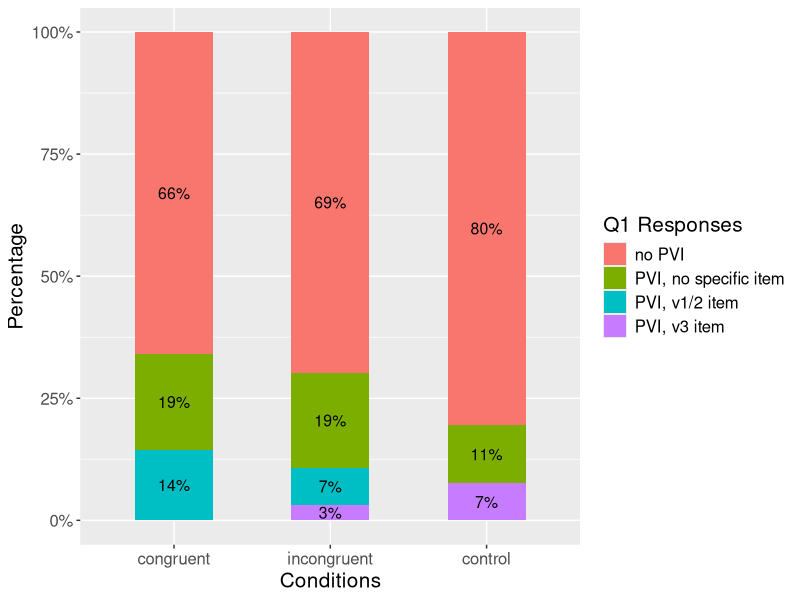
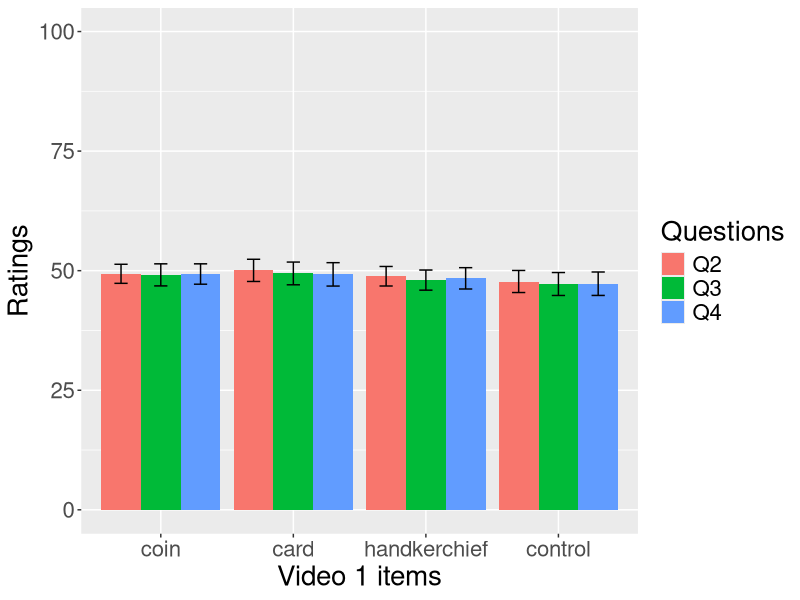
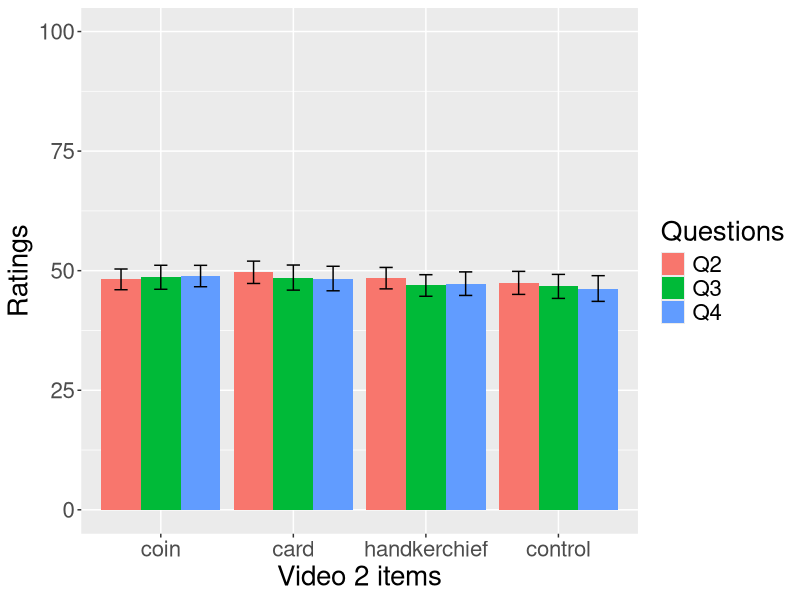
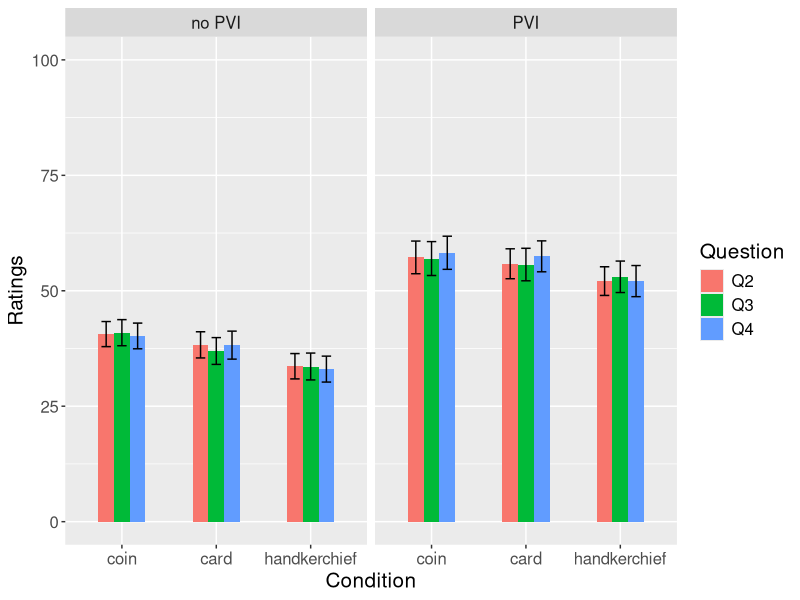
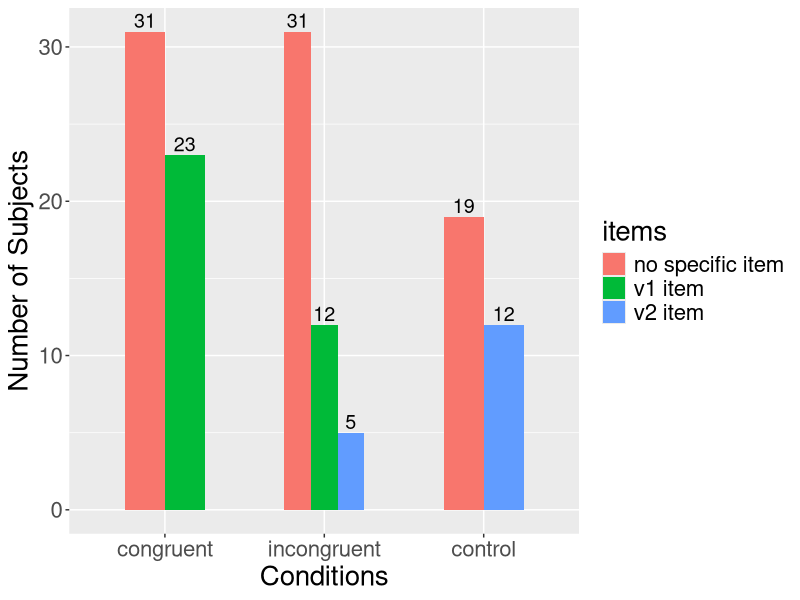

Recreate these plots in R, in order.
setwd("C:/Users/runha/OneDrive - University of Illinois - Urbana/Documents/MSPS/Psyc593DS/final_paper")
mydata = read.csv("Appendix II.csv")
mydata$PVI = with(mydata, ifelse(item_reported == 999,0,1))
mydata$condition = factor(mydata$condition,levels=c("congruent","incongruent","control"))

library(ggplot2)
library(reshape2)
library(dplyr)
##############################################FIGURES##############################################

## general discription, based on condition 
# Calculate the percentages
temp0 = data.frame(c("congruent","incongruent","control"),
                   c(nrow(mydata[which(mydata$condition=="congruent"&mydata$item_reported==999),])/159,
                     nrow(mydata[which(mydata$condition=="incongruent"&mydata$item_reported==999),])/159,
                     nrow(mydata[which(mydata$condition=="control"&mydata$item_reported==999),])/159),
                   c(nrow(mydata[which(mydata$condition=="congruent"&mydata$item_reported==0),])/159,
                     nrow(mydata[which(mydata$condition=="incongruent"&mydata$item_reported==0),])/159,
                     nrow(mydata[which(mydata$condition=="control"&mydata$item_reported==0),])/159),
                   c(nrow(mydata[which(mydata$condition=="congruent"&mydata$item_reported==1),])/159,
                     nrow(mydata[which(mydata$condition=="incongruent"&mydata$item_reported==1),])/159,
                     NA),
                   c(NA,
                     nrow(mydata[which(mydata$condition=="incongruent"&mydata$item_reported==2),])/159,
                     nrow(mydata[which(mydata$condition=="control"&mydata$item_reported==2),])/159))
colnames(temp0) = c("condition","999","0","1","2")
temp0 = melt(temp0,id.vars = "condition")

figure1 = ggplot(temp0, aes(x=factor(condition,levels=c("congruent","incongruent","control")), y=value, fill = variable)) +
  geom_bar(position = "fill", stat = "identity",width=0.5) +
  scale_y_continuous(labels = scales::percent) +
  geom_text(aes(label = paste0(as.integer(value*100),"%")), 
            position = position_stack(vjust = 0.5), size = 4) + 
  labs(x = "Conditions", y = "Percentage") + 
  scale_fill_discrete(name="Q1 Responses",
                      labels=c("no PVI", "PVI, no specific item", "PVI, v1/2 item", "PVI, v3 item")) +
  theme(text = element_text(size = 15))
figure1 

## Q2-4 for v1/v2
temp <- mydata %>%
  group_by(v1_item) %>% #change to v2_item for v2 responses
  summarise( 
    n=159,
    mean1=mean(v1_Q2),
    mean2=mean(v1_Q3),
    mean3=mean(v1_Q4),
    sd1=sd(v1_Q2),
    sd2=sd(v1_Q3),
    sd3=sd(v1_Q4),
  ) %>%
  mutate( se1=sd1/sqrt(n))  %>%
  mutate( se2=sd2/sqrt(n))  %>%
  mutate( se3=sd3/sqrt(n))  %>%
  mutate( ci1=se1 * qt((1-0.05)/2 + .5, n-1))  %>%
  mutate( ci2=se2 * qt((1-0.05)/2 + .5, n-1))  %>%
  mutate( ci3=se3 * qt((1-0.05)/2 + .5, n-1))

temp_long = melt(temp,id.vars = "v1_item")
a1 = temp_long[5:16,]
a2 = temp_long[41:52,]
temp_long = cbind(a1,a2)
temp_long = temp_long[,c(1,2,3,6)]
colnames(temp_long) = c("v1_item","variable","m","ci")
figure2 = ggplot(temp_long, aes(x = factor(v1_item,levels=c("coin","card","handkerchief","control")), y = m, fill = factor(variable))) + 
  geom_bar(stat="identity",position="dodge") +
  geom_errorbar(aes(ymin=m-ci, ymax=m+ci), width=.3,
                position=position_dodge(.9)) +
  scale_fill_discrete(name="Questions",
                      labels=c("Q2", "Q3", "Q4"))+ 
  theme(text = element_text(size = 20)) + 
  xlab("Video 1 items") + ylab("Ratings") + ylim(0,100)
figure2

temp <- mydata %>%
  group_by(v2_item) %>% #change to v2_item for v2 responses
  summarise( 
    n=159,
    mean1=mean(v2_Q2),
    mean2=mean(v2_Q3),
    mean3=mean(v2_Q4),
    sd1=sd(v2_Q2),
    sd2=sd(v2_Q3),
    sd3=sd(v2_Q4),
  ) %>%
  mutate( se1=sd1/sqrt(n))  %>%
  mutate( se2=sd2/sqrt(n))  %>%
  mutate( se3=sd3/sqrt(n))  %>%
  mutate( ci1=se1 * qt((1-0.05)/2 + .5, n-1))  %>%
  mutate( ci2=se2 * qt((1-0.05)/2 + .5, n-1))  %>%
  mutate( ci3=se3 * qt((1-0.05)/2 + .5, n-1))

temp_long = melt(temp,id.vars = "v2_item")
a1 = temp_long[5:16,]
a2 = temp_long[41:52,]
temp_long = cbind(a1,a2)
temp_long = temp_long[,c(1,2,3,6)]
colnames(temp_long) = c("v2_item","variable","m","ci")
figure2 = ggplot(temp_long, aes(x = factor(v2_item,levels=c("coin","card","handkerchief","control")), y = m, fill = factor(variable))) + 
  geom_bar(stat="identity",position="dodge") +
  geom_errorbar(aes(ymin=m-ci, ymax=m+ci), width=.3,
                position=position_dodge(.9)) +
  scale_fill_discrete(name="Questions",
                      labels=c("Q2", "Q3", "Q4"))+ 
  theme(text = element_text(size = 20)) + 
  xlab("Video 2 items") + ylab("Ratings") + ylim(0,100)
figure2

## Q2-4 for v3 
temp2 = aggregate(mydata, by=list(mydata$v3_item,mydata$PVI), mean)
temp2 <- mydata %>%
  group_by(v3_item,PVI) %>% 
  summarise( 
    n=159,
    mean1=mean(v3_Q2),
    mean2=mean(v3_Q3),
    mean3=mean(v3_Q4),
    sd1=sd(v3_Q2),
    sd2=sd(v3_Q3),
    sd3=sd(v3_Q4),
  ) %>%
  mutate( se1=sd1/sqrt(n))  %>%
  mutate( se2=sd2/sqrt(n))  %>%
  mutate( se3=sd3/sqrt(n))  %>%
  mutate( ci1=se1 * qt((1-0.05)/2 + .5, n-1))  %>%
  mutate( ci2=se2 * qt((1-0.05)/2 + .5, n-1))  %>%
  mutate( ci3=se3 * qt((1-0.05)/2 + .5, n-1))
temp2_long = melt(temp2, id.vars = c("v3_item", "PVI"))
temp2_long = cbind(temp2_long[7:24,],temp2_long[61:78,])
temp2_long = temp2_long[,c(1,2,3,4,8)]
colnames(temp2_long) = c("v3_item","PVI","variable","m","ci")

PVI_labs = c("no PVI","PVI")
names(PVI_labs) = c("0","1")

figure3 = ggplot(temp2_long, aes(x = factor(v3_item,levels=c("coin","card","handkerchief")), y = m, group = variable, fill = variable)) + 
  geom_bar(stat = "identity", width = 0.5, position = "dodge") + 
  geom_errorbar(aes(ymin=m-ci, ymax=m+ci), width=.3,
                position=position_dodge(.5)) +
  facet_grid(. ~ PVI, labeller = labeller(PVI = PVI_labs)) + ylim(0,100) + ylab("Ratings") + xlab("Condition") + 
  theme(text = element_text(size = 15)) + 
  scale_fill_discrete(name="Question", labels=c("Q2","Q3","Q4"))
figure3

## responses from PVI 
temp3 = mydata[which(mydata$PVI == 1),]
temp3 = temp3 %>% count(item_reported, condition)
figure4 = ggplot(temp3, aes(x = factor(condition,levels=c("congruent","incongruent","control")), y = n, group=factor(item_reported), fill=factor(item_reported))) + 
  geom_bar(stat = "identity", width = 0.5, position = "dodge") + 
  ylab("Number of Subjects") + xlab("Conditions") + 
  geom_text(aes(label=n), position=position_dodge(0.5), vjust=-0.25,size=5) + 
  theme(text = element_text(size = 20)) + 
  scale_fill_discrete(name="items", labels=c("no specific item", "v1 item", "v2 item", "other items"))
figure4

##############################################TESTS##############################################
#PVI proportion test between conditions
temp4 = mydata %>% count(PVI,condition)
temp4 = temp4[which(temp4$PVI == 1),]
test1_1 = with(temp4, prop.test(x=n[c(1,2)],n=c(159,159),alternative="two.sided"))
test1_2 = with(temp4, prop.test(x=n[c(1,3)],n=c(159,159),alternative="two.sided"))
test1_3 = with(temp4, prop.test(x=n[c(2,3)],n=c(159,159),alternative="two.sided"))
test1_1
test1_2
test1_3

#Q2-4 between PVI and no PVI
test2_1 = with(mydata, t.test(v3_Q2[which(v3_item=="coin"&PVI==1)],v3_Q2[which(v3_item=="coin"&PVI==0)],alternative="greater"))
test2_2 = with(mydata, t.test(v3_Q2[which(v3_item=="card"&PVI==1)],v3_Q2[which(v3_item=="card"&PVI==0)],alternative="greater"))
test2_3 = with(mydata, t.test(v3_Q2[which(v3_item=="handkerchief"&PVI==1)],v3_Q2[which(v3_item=="handkerchief"&PVI==0)],alternative="greater"))

test2_4 = with(mydata, t.test(v3_Q3[which(v3_item=="coin"&PVI==1)],v3_Q3[which(v3_item=="coin"&PVI==0)],alternative="greater"))
test2_5 = with(mydata, t.test(v3_Q3[which(v3_item=="card"&PVI==1)],v3_Q3[which(v3_item=="card"&PVI==0)],alternative="greater"))
test2_6 = with(mydata, t.test(v3_Q3[which(v3_item=="handkerchief"&PVI==1)],v3_Q3[which(v3_item=="handkerchief"&PVI==0)],alternative="greater"))

test2_7 = with(mydata, t.test(v3_Q4[which(v3_item=="coin"&PVI==1)],v3_Q4[which(v3_item=="coin"&PVI==0)],alternative="greater"))
test2_8 = with(mydata, t.test(v3_Q4[which(v3_item=="card"&PVI==1)],v3_Q4[which(v3_item=="card"&PVI==0)],alternative="greater"))
test2_9 = with(mydata, t.test(v3_Q4[which(v3_item=="handkerchief"&PVI==1)],v3_Q4[which(v3_item=="handkerchief"&PVI==0)],alternative="greater"))

test2_1
test2_2
test2_3

test2_4
test2_5
test2_6

test2_7
test2_8
test2_9


#Q2-4 between no specific item and specific item
test3_1 = with(mydata, t.test(v3_Q2[which(item_reported==1|item_reported==2)],v3_Q2[which(item_reported==0)],alternative="greater"))
test3_2 = with(mydata, t.test(v3_Q3[which(item_reported==1|item_reported==2)],v3_Q3[which(item_reported==0)],alternative="greater"))
test3_3 = with(mydata, t.test(v3_Q4[which(item_reported==1|item_reported==2)],v3_Q4[which(item_reported==0)],alternative="greater"))

test3_1
test3_2
test3_3

#all PVI participants. how item reported is affected by condition and v3_item
temp5 = mydata[which(mydata$PVI==1),]
test4_1 = with(temp5,binom.test(x=nrow(temp5[which(condition=="incongruent"&item_reported==2),]),n=nrow(temp5[which(condition=="incongruent"),]),p=0,alternative="two.sided"))
test4_2 = with(temp5,binom.test(x=nrow(temp5[which(condition=="control"&item_reported==2),]),n=nrow(temp5[which(condition=="control"),]),p=0,alternative="two.sided"))
test4_3 = with(temp5,prop.test(x=c(nrow(temp5[which(condition=="incongruent"&item_reported==2),]),nrow(temp5[which(condition=="control"&item_reported==2),])),
                               n=c(nrow(temp5[which(condition=="incongruent"),]),nrow(temp5[which(condition=="control"),]))
                               ,alternative="two.sided"))
test4_1
test4_2
test4_3
